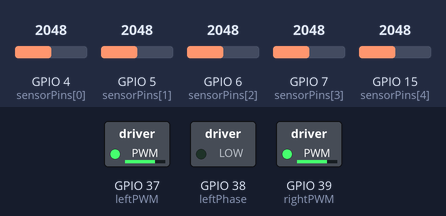
Simulated run of this sketch. Board: ESP32. Shown: switched loads named in the sketch (green lamp = pin HIGH). The test bench sets the inputs (shaded band); at power-on: GPIO 4 (sensorPins[0]) = 2048, GPIO 5 (sensorPins[1]) = 2048, GPIO 6 (sensorPins[2]) = 2048, GPIO 7 (sensorPins[3]) = 2048, GPIO 15 (sensorPins[4]) = 2048. WiFi joins after 1.5 s; servers stay silent unless stated; uploads are accepted with an empty reply; what the sketch prints to the serial monitor is not drawn.

Above: at 4.3 s.
4.4 s: GPIO 4 (sensorPins[0]) set to 266
5.9 s: GPIO 4 (sensorPins[0]) set to 237
At 6.4 s:
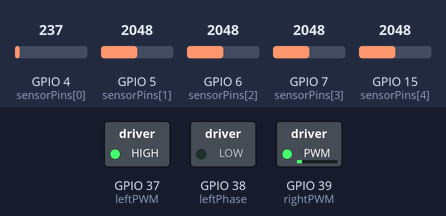
7.4 s: GPIO 5 (sensorPins[1]) set to 266
8.9 s: GPIO 5 (sensorPins[1]) set to 230
At 9.9 s:
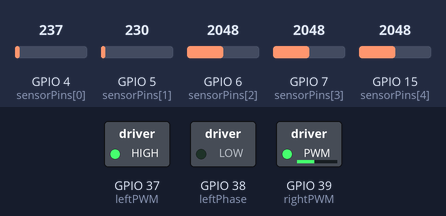
10.4 s: GPIO 5 (sensorPins[1]) set to 1228
At 11.0 s:
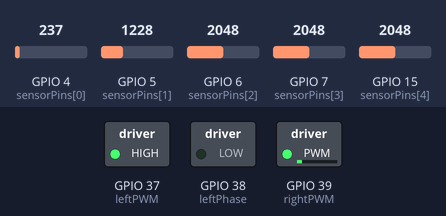
11.9 s: GPIO 5 (sensorPins[1]) set to 210
At 13.3 s:
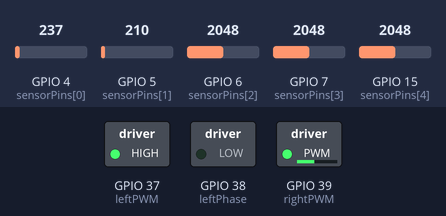
Timing chart, 0 to 14.4 s (numbered marks = the images above; inputs shaded):
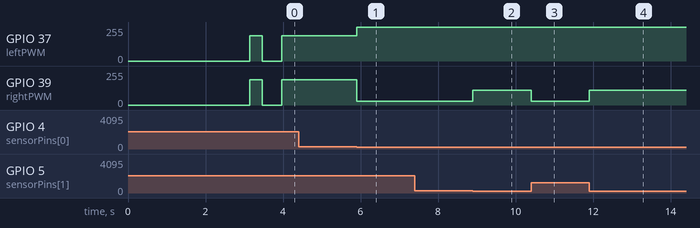

The sketch:

node_count_movement_a.ino
```cpp
#include <WiFi.h>

// ===============================
// ===== 5-SENSOR WHITE LINE FOLLOWER =====
// ===============================

// -------- Line sensor pins (LEFT → RIGHT) --------
int sensorPins[5] = {4, 5, 6, 7, 15};
int sensorValues[5];

// -------- Motor driver pins --------
int leftPWM    = 37;
int leftPhase  = 38;
int rightPWM   = 39;
int rightPhase = 20;

// -------- Tuning values --------
int threshold = 250;     // white < 250, black > 3800
int baseSpeed = 190;     // forward speed
int Kp = 80;             // steering strength

// ===============================
// ===== Wi-Fi & Server =====
// ===============================
const char* ssid = "iPhone";
const char* password = "12345678";

const char* server = "3.250.38.184";
const int port = 8000;
const char* teamID = "dtbv6902";

WiFiClient client;

// ===============================
// ===== Robot State =====
String fullRoute = "";    // e.g., "0,1,2,3"
int currentPosition = 0;
static bool nodeTriggered = false; // avoid multiple triggers per node

// ===============================
// ===== Setup =====
void setup() {
  Serial.begin(9600);
  delay(1000);

  Serial.println("=== ESP32 Line Follower Robot Started ===");

  // Motor pins
  pinMode(leftPWM, OUTPUT);
  pinMode(leftPhase, OUTPUT);
  pinMode(rightPWM, OUTPUT);

  // Connect to Wi-Fi
  connectToWiFi();

  // Fetch full route
  fullRoute = getFullRoute();
  if (fullRoute != "") {
    Serial.println("Route fetched: " + fullRoute);
  } else {
    Serial.println("Failed to fetch route.");
  }

  // Notify arrival at starting position
  notifyArrival(currentPosition);
}

// ===============================
// ===== Main Loop =====
void loop() {
  readSensors();
  followLine();

  // Check for node
  if (isNode()) {
    if (!nodeTriggered) {
      nodeTriggered = true;
      Serial.println("Node reached!");
      notifyArrival(currentPosition);
      currentPosition++;
      setMotors(0, 0); // pause briefly at node
      delay(500);
    }
  } else {
    nodeTriggered = false; // reset for next node
  }
}

// ===============================
// ===== Line Following Functions =====
void readSensors() {
  for (int i = 0; i < 5; i++) {
    sensorValues[i] = analogRead(sensorPins[i]);
  }
}

int getLineError() {
  int weights[5] = {-2, -1, 0, 1, 2};
  int sum = 0;
  int count = 0;

  for (int i = 0; i < 5; i++) {
    if (sensorValues[i] < threshold) { // black line detected
      sum += weights[i];
      count++;
    }
  }

  if (count == 0) return 100; // line lost
  return sum / count;
}

void setMotors(int leftSpeed, int rightSpeed) {
  digitalWrite(leftPhase, leftSpeed >= 0 ? LOW : HIGH);
  digitalWrite(rightPhase, rightSpeed >= 0 ? HIGH : LOW);

  analogWrite(leftPWM, abs(leftSpeed));
  analogWrite(rightPWM, abs(rightSpeed));
}

void followLine() {
  int error = getLineError();

  if (error == 100) {
    // Line lost → move forward cautiously
    setMotors(190, 190);
    return;
  }

  int correction = Kp * error;
  int leftSpeed  = baseSpeed - correction;
  int rightSpeed = baseSpeed + correction;

  leftSpeed  = constrain(leftSpeed, 0, 255);
  rightSpeed = constrain(rightSpeed, 0, 255);

  setMotors(leftSpeed, rightSpeed);
}

// ===============================
// ===== Node Detection =====
bool isNode() {
  for (int i = 0; i < 5; i++) {
    if (sensorValues[i] < threshold) { // not high → not a node
      return false;
    }
  }
  return true; // all 5 sensors HIGH → node detected
}

// ===============================
// ===== Wi-Fi / Server Functions =====
void connectToWiFi() {
  Serial.print("Connecting to Wi-Fi: ");
  Serial.println(ssid);
  WiFi.begin(ssid, password);

  int attempts = 0;
  while (WiFi.status() != WL_CONNECTED && attempts < 30) {
    Serial.print(".");
    delay(500);
    attempts++;
  }

  if (WiFi.status() == WL_CONNECTED) {
    Serial.println("\nConnected to Wi-Fi!");
    Serial.print("IP Address: ");
    Serial.println(WiFi.localIP());
  } else {
    Serial.println("\nFailed to connect to Wi-Fi.");
  }
}

bool connectToServer() {
  Serial.print("Connecting to server: ");
  Serial.print(server);
  Serial.print(":");
  Serial.println(port);

  if (!client.connect(server, port)) {
    Serial.println("Error connecting to server");
    return false;
  }
  return true;
}

String readResponse() {
  String response = "";
  unsigned long timeout = millis() + 3000;
  while (client.connected() && millis() < timeout) {
    while (client.available()) {
      char c = client.read();
      response += c;
    }
  }
  return response;
}

int getStatusCode(String &response) {
  if (response.length() < 12) return 0;
  return response.substring(9, 12).toInt();
}

String getResponseBody(String &response) {
  int split = response.indexOf("\r\n\r\n");
  if (split == -1) return "";
  String body = response.substring(split + 4);
  body.trim();
  return body;
}

bool notifyArrival(int position) {
  if (!connectToServer()) return false;

  String postBody = "position=" + String(position);

  client.println("POST /api/arrived/" + String(teamID) + " HTTP/1.1");
  client.println("Host: " + String(server));
  client.println("Content-Type: application/x-www-form-urlencoded");
  client.print("Content-Length: ");
  client.println(postBody.length());
  client.println();
  client.println(postBody);

  String response = readResponse();
  int statusCode = getStatusCode(response);
  client.stop();

  Serial.print("Arrival POST status code: ");
  Serial.println(statusCode);
  return statusCode == 200;
}

String getFullRoute() {
  if (!connectToServer()) return "";

  client.println("GET /api/getRoute/" + String(teamID) + " HTTP/1.1");
  client.println("Host: " + String(server));
  client.println("Connection: close");
  client.println();

  String response = readResponse();
  int statusCode = getStatusCode(response);
  client.stop();

  if (statusCode == 200) {
    return getResponseBody(response);
  }
  return "";
}
```

Measured:
- the behaviour switches between 250 and 249 on GPIO 4 (sensorPins[0]) (found by bisection; images 0 and 1)
- the behaviour switches between 250 and 249 on GPIO 5 (sensorPins[1]) (found by bisection; images 1 and 2)
- after the input at 4.4 s, every drawn part: stays the same
- after the input at 5.9 s, GPIO 37 (leftPWM): 190/255 → 255/255 at once; GPIO 39 (rightPWM): 190/255 → 30/255 at once
- after the input at 7.4 s, every drawn part: stays the same
- after the input at 8.9 s, GPIO 39 (rightPWM): 30/255 → 110/255 at once
- after the input at 10.4 s, GPIO 39 (rightPWM): 110/255 → 30/255 at once
- after the input at 11.9 s, GPIO 39 (rightPWM): 30/255 → 110/255 at once
